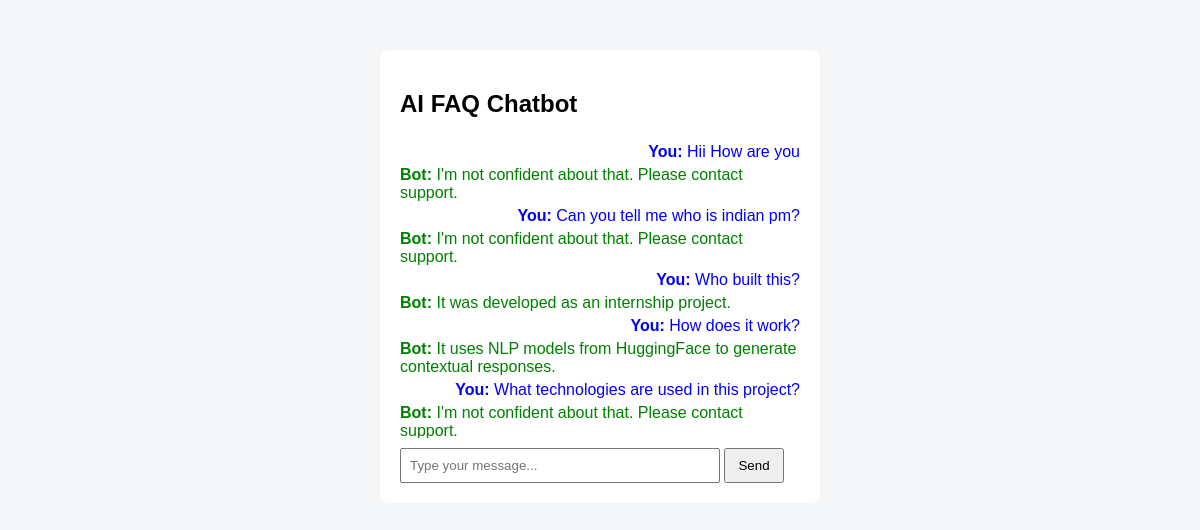
The page / on the database its author committed.
### tables this page shows
CREATE TABLE chat_history (
            id INTEGER PRIMARY KEY AUTOINCREMENT,
            user_message TEXT NOT NULL,
            bot_response TEXT NOT NULL,
            timestamp TEXT NOT NULL
        );

### app.py (the view)
@app.route("/")
def index():
    history = get_chat_history()
    return render_template("index.html", history=history)

### database.py (called while the page is built)
def get_chat_history():
    conn = sqlite3.connect(DATABASE_NAME)
    cursor = conn.cursor()
    cursor.execute("SELECT user_message, bot_response, timestamp FROM chat_history ORDER BY id ASC")
    rows = cursor.fetchall()
    conn.close()
    return rows

### templates/index.html (shortened to what this page needs)
<!DOCTYPE html>
<html>
<head>
    <link rel="stylesheet" href="{{ url_for('static', filename='style.css') }}">
</head>
<body>
    <div class="chat-container">
        <h2>AI FAQ Chatbot</h2>
        <div id="chat-box">
            {% for user, bot, time in history %}
                <div class="user-msg"><b>You:</b> {{ user }}</div>
                <div class="bot-msg"><b>Bot:</b> {{ bot }}</div>
            {% endfor %}
        </div>
        <input type="text" id="message" placeholder="Type your message..." />
        <button onclick="sendMessage()">Send</button>
    </div>
</body>
</html>

### static/style.css (style rules this page uses)
body { font-family: Arial, sans-serif; background-color: #f4f6f8; }
.chat-container { width: 400px; margin: 50px auto; background: white; padding: 20px; border-radius: 8px; }
#chat-box { height: 300px; overflow-y: auto; margin-bottom: 10px; }
.user-msg { text-align: right; color: blue; margin: 5px 0; }
.bot-msg { text-align: left; color: green; margin: 5px 0; }
input { width: 75%; padding: 8px; }
button { padding: 8px 12px; }

### rows shown on the page
chat_history: user_message "Hii How are you", bot_response "I'm not confident about that. Please contact support."
chat_history: user_message "Can you tell me who is indian pm?", bot_response "I'm not confident about that. Please contact support."
chat_history: user_message "Who built this?", bot_response "It was developed as an internship project."
chat_history: user_message "How does it work?", bot_response "It uses NLP models from HuggingFace to generate contextual responses."
chat_history: user_message "What technologies are used in this project?", bot_response "I'm not confident about that. Please contact support."
